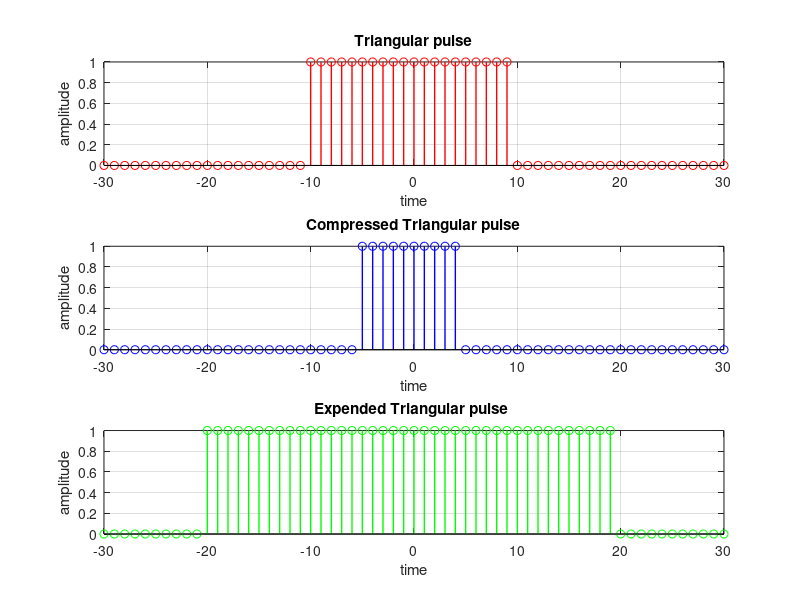

Source code (MATLAB):
clc; 
clear; 
close all;

n = -30:30; % time vector
x = rectpuls (n ,20) ; % triangular pulse of width 2
subplot (3 ,1 ,1)
stem(n ,x ,'r','linewidth',1); 
xlabel('time');
ylabel('amplitude');
title ('Triangular pulse');
grid on;

n1 = 2* n ; % new time vector scaled by 2
x1 = rectpuls (n1 ,20) ; % scaled triangular pulse
subplot (3 ,1 ,2)
stem(n ,x1 ,'b','linewidth',1);
xlabel('time');
ylabel('amplitude');
title ('Compressed Triangular pulse');
grid on;

n3 = 1/2* n; % new time vector scaled by 0.5
x3 = rectpuls (n3 ,20) ; % scaled triangular pulse
subplot (3 ,1 ,3);
stem(n ,x3 ,'g','linewidth',1);
xlabel('time');
ylabel('amplitude');
title ('Expended Triangular pulse ');
grid on;
